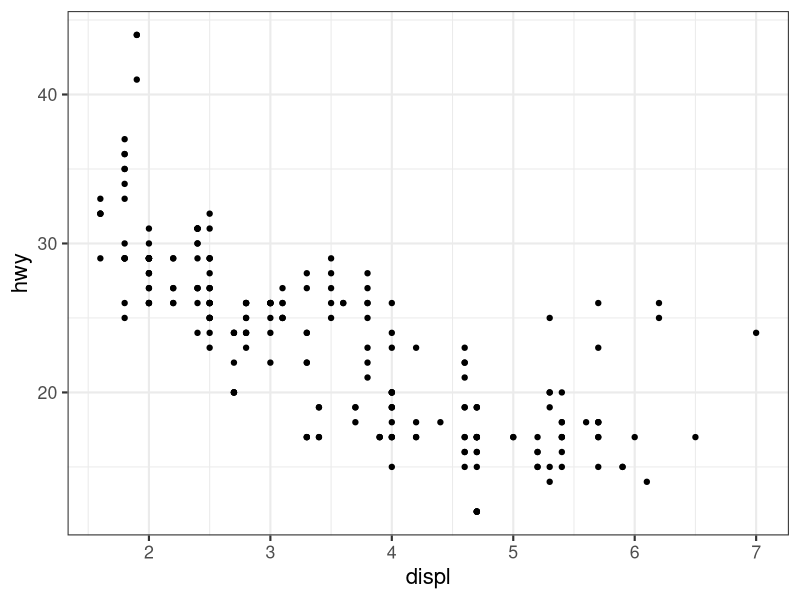

Write the R code that produced this figure.
## ---- chunk 1

options(htmltools.dir.version = FALSE)
library(tidyverse)
library(knitr)
library(grDevices)
library(Cairo)

## ---- chunk 2

# xaringan::summon_remark(version = "latest", to = "remark-lib/")

## ---- chunk 3

# system("~/decktape-1.0.0/phantomjs ~/decktape-1.0.0/decktape.js ~/R/R-tistic/aCourses/01-introduction-slides.html ~/R/R-tistic/aCourses/01-introduction-slides.pdf")

#system("~/decktape-1.0.0/phantomjs ~/decktape-1.0.0/decktape.js ~/slides/sanitation-systems-factsheets-slides.html ~/slides/sanitation-systems-factsheets-slides.pdf")

## ---- chunk 4
print("hello world")
## ---- chunk 5

library(tidyverse)

## ---- chunk 6

ggplot(mpg, aes(x = displ, y = hwy)) +
  geom_point() +
  theme_bw(base_size = 16)
